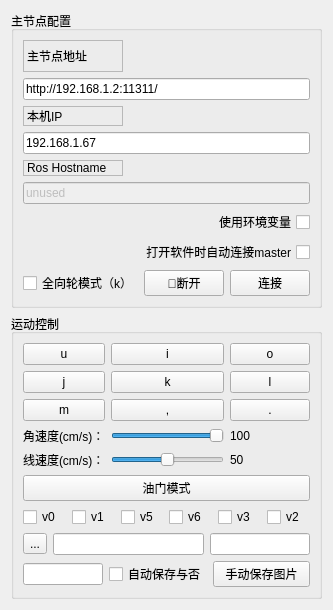
          <widget class="QWidget" name="tab">
           <attribute name="title">
            <string>基本控制</string>
           </attribute>
           <layout class="QVBoxLayout" name="verticalLayout_9">
            <item>
             <layout class="QVBoxLayout" name="verticalLayout_2">
              <item>
               <widget class="QGroupBox" name="groupBox">
                <property name="title">
                 <string>主节点配置</string>
                </property>
                <layout class="QGridLayout" name="gridLayout">
                 <item row="2" column="0">
                  <widget class="QLabel" name="label_2">
                   <property name="maximumSize">
                    <size>
                     <width>100</width>
                     <height>32</height>
                    </size>
                   </property>
                   <property name="frameShape">
                    <enum>QFrame::StyledPanel</enum>
                   </property>
                   <property name="frameShadow">
                    <enum>QFrame::Raised</enum>
                   </property>
                   <property name="text">
                    <string>本机IP</string>
                   </property>
                  </widget>
                 </item>
                 <item row="4" column="0">
                  <widget class="QLabel" name="label_3">
                   <property name="maximumSize">
                    <size>
                     <width>100</width>
                     <height>32</height>
                    </size>
                   </property>
                   <property name="frameShape">
                    <enum>QFrame::StyledPanel</enum>
                   </property>
                   <property name="frameShadow">
                    <enum>QFrame::Raised</enum>
                   </property>
                   <property name="text">
                    <string>Ros Hostname</string>
                   </property>
                  </widget>
                 </item>
                 <item row="5" column="0" colspan="3">
                  <widget class="QLineEdit" name="line_edit_topic">
                   <property name="enabled">
                    <bool>false</bool>
                   </property>
                   <property name="text">
                    <string>unused</string>
                   </property>
                  </widget>
                 </item>
                 <item row="6" column="0" colspan="3">
                  <widget class="QCheckBox" name="checkbox_use_environment">
                   <property name="layoutDirection">
                    <enum>Qt::RightToLeft</enum>
                   </property>
                   <property name="text">
                    <string>使用环境变量</string>
                   </property>
                  </widget>
                 </item>
                 <item row="3" column="0" colspan="3">
                  <widget class="QLineEdit" name="line_edit_host">
                   <property name="text">
                    <string>192.168.1.67</string>
                   </property>
                  </widget>
                 </item>
                 <item row="7" column="0" colspan="3">
                  <widget class="QCheckBox" name="checkbox_remember_settings">
                   <property name="layoutDirection">
                    <enum>Qt::RightToLeft</enum>
                   </property>
                   <property name="text">
                    <string>打开软件时自动连接master</string>
                   </property>
                  </widget>
                 </item>
                 <item row="0" column="0">
                  <widget class="QLabel" name="label">
                   <property name="minimumSize">
                    <size>
                     <width>100</width>
                     <height>32</height>
                    </size>
                   </property>
                   <property name="maximumSize">
                    <size>
                     <width>100</width>
                     <height>32</height>
                    </size>
                   </property>
                   <property name="frameShape">
                    <enum>QFrame::StyledPanel</enum>
                   </property>
                   <property name="frameShadow">
                    <enum>QFrame::Raised</enum>
                   </property>
                   <property name="text">
                    <string>主节点地址</string>
                   </property>
                  </widget>
                 </item>
                 <item row="9" column="2">
                  <widget class="QPushButton" name="button_connect">
                   <property name="enabled">
                    <bool>true</bool>
                   </property>
                   <property name="sizePolicy">
                    <sizepolicy hsizetype="MinimumExpanding" vsizetype="Fixed">
                     <horstretch>0</horstretch>
                     <verstretch>0</verstretch>
                    </sizepolicy>
                   </property>
                   <property name="toolTip">
                    <string>Set the target to the current joint trajectory state.</string>
                   </property>
                   <property name="statusTip">
                    <string>Clear all waypoints and set the target to the current joint trajectory state.</string>
                   </property>
                   <property name="text">
                    <string>连接</string>
                   </property>
                   <property name="icon">
                    <iconset>
                     <normaloff>:/images/line.png</normaloff>:/images/line.png</iconset>
                   </property>
                  </widget>
                 </item>
                 <item row="9" column="1">
                  <widget class="QPushButton" name="button_disconnect">
                   <property name="text">
                    <string>🔗断开</string>
                   </property>
                  </widget>
                 </item>
                 <item row="1" column="0" colspan="3">
                  <widget class="QLineEdit" name="line_edit_master">
                   <property name="text">
                    <string>http://192.168.1.2:11311/</string>
                   </property>
                  </widget>
                 </item>
                 <item row="9" column="0">
                  <widget class="QCheckBox" name="checkBox_use_all">
                   <property name="text">
                    <string>全向轮模式（k）</string>
                   </property>
                   <property name="shortcut">
                    <string>K</string>
                   </property>
                  </widget>
                 </item>
                </layout>
               </widget>
              </item>
              <item>
               <widget class="QGroupBox" name="groupBox_3">
                <property name="title">
                 <string>运动控制</string>
                </property>
                <layout class="QVBoxLayout" name="verticalLayout_10">
                 <item>
                  <layout class="QGridLayout" name="gridLayout_6">
                   <item row="1" column="2">
                    <widget class="QPushButton" name="pushButton_l">
                     <property name="styleSheet">
                      <string notr="true">QPushButton#pushButton_l:pressed{background-color:rgb(239, 41, 41)}</string>
                     </property>
                     <property name="text">
                      <string>l</string>
                     </property>
                     <property name="shortcut">
                      <string>L</string>
                     </property>
                    </widget>
                   </item>
                   <item row="4" column="2">
                    <widget class="QLabel" name="label_linear">
                     <property name="text">
                      <string>50</string>
                     </property>
                    </widget>
                   </item>
                   <item row="2" column="2">
                    <widget class="QPushButton" name="pushButton_backr">
                     <property name="styleSheet">
                      <string notr="true">QPushButton#pushButton_backr:pressed{background-color:rgb(239, 41, 41)}</string>
                     </property>
                     <property name="text">
                      <string>.</string>
                     </property>
                     <property name="shortcut">
                      <string>.</string>
                     </property>
                    </widget>
                   </item>
                   <item row="2" column="1">
                    <widget class="QPushButton" name="pushButton_back">
                     <property name="styleSheet">
                      <string notr="true">QPushButton#pushButton_back:pressed{background-color:rgb(239, 41, 41)}</string>
                     </property>
                     <property name="text">
                      <string>,</string>
                     </property>
                     <property name="shortcut">
                      <string>,</string>
                     </property>
                    </widget>
                   </item>
                   <item row="3" column="0">
                    <widget class="QLabel" name="label_14">
                     <property name="text">
                      <string>角速度(cm/s)：</string>
                     </property>
                    </widget>
                   </item>
                   <item row="1" column="0">
                    <widget class="QPushButton" name="pushButton_j">
                     <property name="styleSheet">
                      <string notr="true">QPushButton#pushButton_j:pressed{background-color:rgb(239, 41, 41)}</string>
                     </property>
                     <property name="text">
                      <string>j</string>
                     </property>
                     <property name="shortcut">
                      <string>J</string>
                     </property>
                    </widget>
                   </item>
                   <item row="4" column="1">
                    <widget class="QSlider" name="horizontalSlider_linear">
                     <property name="maximum">
                      <number>100</number>
                     </property>
                     <property name="singleStep">
                      <number>1</number>
                     </property>
                     <property name="value">
                      <number>50</number>
                     </property>
                     <property name="orientation">
                      <enum>Qt::Horizontal</enum>
                     </property>
                    </widget>
                   </item>
                   <item row="0" column="0">
                    <widget class="QPushButton" name="pushButton_u">
                     <property name="styleSheet">
                      <string notr="true">QPushButton#pushButton_u:pressed{background-color:rgb(239, 41, 41)}</string>
                     </property>
                     <property name="text">
                      <string>u</string>
                     </property>
                     <property name="shortcut">
                      <string>U</string>
                     </property>
                    </widget>
                   </item>
                   <item row="2" column="0">
                    <widget class="QPushButton" name="pushButton_m">
                     <property name="styleSheet">
                      <string notr="true">QPushButton#pushButton_m:pressed{background-color:rgb(239, 41, 41)}</string>
                     </property>
                     <property name="text">
                      <string>m</string>
                     </property>
                     <property name="shortcut">
                      <string>M</string>
                     </property>
                    </widget>
                   </item>
                   <item row="4" column="0">
                    <widget class="QLabel" name="label_9">
                     <property name="text">
                      <string>线速度(cm/s)：</string>
                     </property>
                    </widget>
                   </item>
                   <item row="3" column="2">
                    <widget class="QLabel" name="label_raw">
                     <property name="text">
                      <string>100</string>
                     </property>
                    </widget>
                   </item>
                   <item row="0" column="2">
                    <widget class="QPushButton" name="pushButton_o">
                     <property name="styleSheet">
                      <string notr="true">QPushButton#pushButton_o:pressed{background-color:rgb(239, 41, 41)}</string>
                     </property>
                     <property name="text">
                      <string>o</string>
                     </property>
                     <property name="shortcut">
                      <string>O</string>
                     </property>
                    </widget>
                   </item>
                   <item row="3" column="1">
                    <widget class="QSlider" name="horizontalSlider_raw">
                     <property name="maximum">
                      <number>100</number>
                     </property>
                     <property name="value">
                      <number>100</number>
                     </property>
                     <property name="orientation">
                      <enum>Qt::Horizontal</enum>
                     </property>
                    </widget>
                   </item>
                   <item row="0" column="1">
                    <widget class="QPushButton" name="pushButton_i">
                     <property name="styleSheet">
                      <string notr="true">QPushButton#pushButton_u:pressed{background-color:rgb(239, 41, 41)}</string>
                     </property>
                     <property name="text">
                      <string>i</string>
                     </property>
                     <property name="shortcut">
                      <string>I</string>
                     </property>
                    </widget>
                   </item>
                   <item row="1" column="1">
                    <widget class="QPushButton" name="pushButton_k">
                     <property name="text">
                      <string>k</string>
                     </property>
                    </widget>
                   </item>
                  </layout>
                 </item>
                 <item>
                  <widget class="QPushButton" name="pushButton_mbot">
                   <property name="text">
                    <string>油门模式</string>
                   </property>
                  </widget>
                 </item>
                 <item>
                  <layout class="QHBoxLayout" name="horizontalLayout_22">
                   <item>
                    <widget class="QCheckBox" name="checkBox_video_0">
                     <property name="text">
                      <string>v0</string>
                     </property>
                    </widget>
                   </item>
                   <item>
                    <widget class="QCheckBox" name="checkBox_video_1">
                     <property name="text">
                      <string>v1</string>
                     </property>
                    </widget>
                   </item>
                   <item>
                    <widget class="QCheckBox" name="checkBox_video_5">
                     <property name="text">
                      <string>v5</string>
                     </property>
                    </widget>
                   </item>
                   <item>
                    <widget class="QCheckBox" name="checkBox_video_6">
                     <property name="text">
                      <string>v6</string>
                     </property>
                    </widget>
                   </item>
                   <item>
                    <widget class="QCheckBox" name="checkBox_video_3">
                     <property name="text">
                      <string>v3</string>
                     </property>
                    </widget>
                   </item>
                   <item>
                    <widget class="QCheckBox" name="checkBox_video_2">
                     <property name="text">
                      <string>v2</string>
                     </property>
                    </widget>
                   </item>
                  </layout>
                 </item>
                 <item>
                  <layout class="QHBoxLayout" name="horizontalLayout_24">
                   <item>
                    <widget class="QToolButton" name="toolButton_open_img_path">
                     <property name="text">
                      <string>...</string>
                     </property>
                    </widget>
                   </item>
                   <item>
                    <widget class="QLineEdit" name="lineEdit_img_path"/>
                   </item>
                   <item>
                    <widget class="QLineEdit" name="lineEdit_img_name">
                     <property name="maximumSize">
                      <size>
                       <width>100</width>
                       <height>16777215</height>
                      </size>
                     </property>
                    </widget>
                   </item>
                  </layout>
                 </item>
                 <item>
                  <layout class="QHBoxLayout" name="horizontalLayout_23">
                   <item>
                    <widget class="QLineEdit" name="lineEdit_auto_save_time">
                     <property name="maximumSize">
                      <size>
                       <width>80</width>
                       <height>16777215</height>
                      </size>
                     </property>
                    </widget>
                   </item>
                   <item>
                    <widget class="QCheckBox" name="checkBox_auto_save_img">
                     <property name="text">
                      <string>自动保存与否</string>
                     </property>
                    </widget>
                   </item>
                   <item>
                    <widget class="QPushButton" name="pushButton_save_img">
                     <property name="text">
                      <string>手动保存图片</string>
                     </property>
                    </widget>
                   </item>
                  </layout>
                 </item>
                </layout>
               </widget>
              </item>
             </layout>
            </item>
           </layout>
          </widget>
